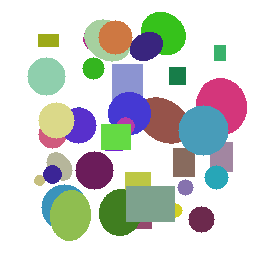
#> input picture data/synthetic/images/synth_00001.png, 256 x 256 px
$ python heuristic.py --image ../../../data/synthetic/images/synth_00001.png
#> lines starting #> are read from the running program, lines starting #| are printed output that depends on the picture; after the words box and inside, x2 and y2 are one past the last pixel; in counts of white or black regions, pixels touching at a corner belong together
"""
heuristic.py — Blob/Contour Baseline Detector
==============================================
Simple image-processing baseline for object separation using:
  - Adaptive thresholding (Gaussian)
  - Morphological operations (opening + closing)
  - Contour detection (RETR_EXTERNAL)
  - Watershed splitting for merged blobs
  - Area-based filtering

This serves as the non-ML baseline to demonstrate limitations
of simple approaches in dense, occluded scenes.

Usage:
    python -m src.baseline.heuristic                         # 10 synthetic samples
    python -m src.baseline.heuristic --image path/to/img.png # single image
"""

import json
import sys
from pathlib import Path
from typing import Any, Dict, List, Optional, Tuple

import cv2
import numpy as np
from scipy.optimize import linear_sum_assignment

# ---- Paths ----
PROJECT_ROOT = Path(__file__).resolve().parent.parent.parent
SYNTHETIC_DIR = PROJECT_ROOT / "data" / "synthetic"


# ====================================================================
# HeuristicDetector
# ====================================================================


class HeuristicDetector:
    """
    Blob/contour-based baseline detector.

    Parameters
    ----------
    block_size : int
        Block size for adaptive thresholding (must be odd).
    C : int
        Constant subtracted from mean in adaptive threshold.
    min_area : int
        Minimum contour area to keep (px²).
    max_area_ratio : float
        Maximum contour area as fraction of total image area.
    watershed_area_thresh : float
        Contours with area > (image_area * this) are split via watershed.
    morph_open_ksize : int
        Kernel size for morphological opening.
    morph_close_ksize : int
        Kernel size for morphological closing.
    distance_thresh_ratio : float
        Fraction of max distance-transform value used as threshold
        for watershed marker generation.
    """

    def __init__(
        self,
        block_size: int = 11,
        C: int = 2,
        min_area: int = 100,
        max_area_ratio: float = 0.5,
        watershed_area_thresh: float = 0.05,
        morph_open_ksize: int = 3,
        morph_close_ksize: int = 5,
        distance_thresh_ratio: float = 0.4,
    ):
        self.block_size = block_size
        self.C = C
        self.min_area = min_area
        self.max_area_ratio = max_area_ratio
        self.watershed_area_thresh = watershed_area_thresh
        self.morph_open_ksize = morph_open_ksize
        self.morph_close_ksize = morph_close_ksize
        self.distance_thresh_ratio = distance_thresh_ratio

    # ----------------------------------------------------------------
    # Public API
    # ----------------------------------------------------------------

    def detect(self, image_path: str) -> List[Tuple[int, int, int, int]]:
        """
        Detect objects and return bounding boxes.

        Parameters
        ----------
        image_path : str
            Path to the input image.

        Returns
        -------
        list of (x1, y1, x2, y2)
            Bounding boxes for detected objects.
        """
        image = self._load_image(image_path)
        if image is None:
            return []
        binary = self._preprocess(image)
        contours = self._find_contours(binary, image)
        boxes = self._contours_to_boxes(contours)
        return boxes

    # [26 lines left out: functions detect_with_masks, detect_from_array, not called in this run]

    # ----------------------------------------------------------------
    # Pipeline Steps
    # ----------------------------------------------------------------

    def _load_image(self, image_path: str) -> Optional[np.ndarray]:
        """Load image as BGR numpy array."""
        img = cv2.imread(str(image_path))
#> img is the input picture: shape (256, 256, 3); mean B, G, R 203.1, 207.4, 203.6
        if img is None:
            print(f"[heuristic] ⚠ Cannot read image: {image_path}")
        return img

    def _preprocess(self, image: np.ndarray) -> np.ndarray:
        """
        Step 1–3: Grayscale → adaptive threshold → morphological ops.
        """
        # 1. Convert to grayscale
        if len(image.shape) == 3:
            gray = cv2.cvtColor(image, cv2.COLOR_BGR2GRAY)
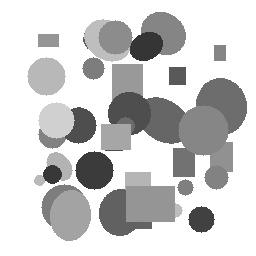
#> gray: shape (256, 256); min 53, max 255, mean 205.7
        else:
            gray = image.copy()

        # 2. Adaptive thresholding (Gaussian)
        binary = cv2.adaptiveThreshold(
            gray,
            255,
            cv2.ADAPTIVE_THRESH_GAUSSIAN_C,
            cv2.THRESH_BINARY_INV,
            blockSize=self.block_size,
            C=self.C,
        )
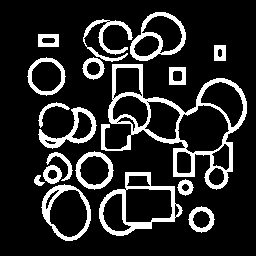
#> binary: shape (256, 256); 15.5% white; 18 white regions, largest, box (x1, y1, x2, y2) and area: (101, 64, 247, 190) 3203, (99, 172, 183, 236) 1264, (130, 12, 186, 61) 787

        # 3. Morphological opening (remove noise) then closing (fill gaps)
        kernel_open = cv2.getStructuringElement(
            cv2.MORPH_ELLIPSE,
            (self.morph_open_ksize, self.morph_open_ksize),
        )
        kernel_close = cv2.getStructuringElement(
            cv2.MORPH_ELLIPSE,
            (self.morph_close_ksize, self.morph_close_ksize),
        )
        binary = cv2.morphologyEx(binary, cv2.MORPH_OPEN, kernel_open)
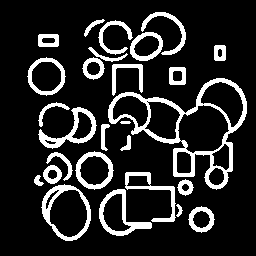
#> binary: shape (256, 256); 15.3% white; 27 white regions, largest, box (x1, y1, x2, y2) and area: (108, 78, 247, 190) 2558, (41, 184, 91, 241) 738, (38, 107, 97, 149) 680
        binary = cv2.morphologyEx(binary, cv2.MORPH_CLOSE, kernel_close)
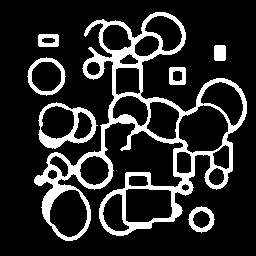
#> binary: shape (256, 256); 16.4% white; 7 white regions

        return binary

    def _find_contours(self, binary: np.ndarray, image: np.ndarray) -> List[np.ndarray]:
        """
        Step 4–6: Find contours, filter by area, watershed-split large blobs.
        """
        h, w = binary.shape[:2]
#> h = 256; w = 256
        image_area = h * w
#> image_area = 65536
        max_area = image_area * self.max_area_ratio
#> max_area = 32768
        watershed_thresh = image_area * self.watershed_area_thresh
#> watershed_thresh = 3276.8

        # Step 4: Find external contours
        contours, _ = cv2.findContours(
            binary, cv2.RETR_EXTERNAL, cv2.CHAIN_APPROX_SIMPLE
        )
#> contours = 7 contours; box (x1, y1, x2, y2) and area: (34, 12, 247, 241) 19579, (38, 102, 98, 149) 1956, (27, 57, 66, 96) 1076, (188, 206, 215, 233) 492, (169, 67, 186, 85) 270, (38, 34, 59, 47) 238, (214, 45, 226, 61) 163

        final_contours = []

        for cnt in contours:
            area = cv2.contourArea(cnt)

            # Step 5: Filter by area
            if area < self.min_area or area > max_area:
                continue

            # Step 6: Watershed split for large merged blobs
            if area > watershed_thresh:
                sub_contours = self._watershed_split(cnt, binary, image)
                if sub_contours:
                    final_contours.extend(sub_contours)
                else:
                    final_contours.append(cnt)
            else:
                final_contours.append(cnt)
#> this loop made 7 passes
#> (area, h in _watershed_split, w in _watershed_split, dist_max in _watershed_split, thresh_val in _watershed_split, num_labels in _watershed_split) on pass 7: (19579, 256, 256, 25.97, 10.39, 9)
#> area on passes 1 to 6: 492, 1956, 270, 1076, 163, 238
#> after the loop, final_contours = 14 contours; largest, box (x1, y1, x2, y2) and area: (99, 13, 246, 172) 8966, (100, 173, 182, 235) 2810, (38, 102, 98, 149) 1956, (42, 185, 90, 240) 1826, (27, 57, 66, 96) 1076
#> in detect, `contours = self._find_contours(binary, image)`: contours has the same summary as final_contours in _find_contours

        return final_contours

    def _watershed_split(
        self, contour: np.ndarray, binary: np.ndarray, image: np.ndarray
    ) -> List[np.ndarray]:
        """
        Apply watershed to split a large merged blob into sub-objects.

        Steps:
          a. Create mask for this contour
          b. Distance transform
          c. Threshold distance map to find seeds
          d. Label connected components as markers
          e. Apply cv2.watershed
          f. Extract sub-contours from watershed regions
        """
        h, w = binary.shape[:2]

        # (a) Mask for this contour only
        mask = np.zeros((h, w), dtype=np.uint8)
        cv2.drawContours(mask, [contour], -1, 255, thickness=cv2.FILLED)

        # (b) Distance transform
        dist = cv2.distanceTransform(mask, cv2.DIST_L2, 5)

        # (c) Threshold to find peaks (foreground markers)
        dist_max = dist.max()
        if dist_max < 1:
            return []
        thresh_val = dist_max * self.distance_thresh_ratio
        _, fg = cv2.threshold(dist, thresh_val, 255, cv2.THRESH_BINARY)
        fg = fg.astype(np.uint8)

        # (d) Label connected components as markers
        num_labels, markers = cv2.connectedComponents(fg)

        # Only split if we found more than 1 region
        if num_labels <= 2:  # 1 = background + 1 foreground = no split needed
            return []

        # Background = 0, shift markers so background is 1
        markers = markers + 1

        # Mark the unknown region (mask boundary) as 0
        unknown = cv2.subtract(mask, fg)
        markers[unknown == 255] = 0

        # (e) Apply watershed
        img_color = (
            image.copy()
            if len(image.shape) == 3
            else cv2.cvtColor(image, cv2.COLOR_GRAY2BGR)
        )
        markers = cv2.watershed(img_color, markers)

        # (f) Extract sub-contours from watershed regions
        sub_contours = []
        for label in range(2, num_labels + 1):  # skip 0 (unknown) and 1 (bg)
            region_mask = np.zeros((h, w), dtype=np.uint8)
            region_mask[markers == label] = 255
            region_contours, _ = cv2.findContours(
                region_mask, cv2.RETR_EXTERNAL, cv2.CHAIN_APPROX_SIMPLE
            )
            for rc in region_contours:
                if cv2.contourArea(rc) >= self.min_area:
                    sub_contours.append(rc)

        return sub_contours

    # ----------------------------------------------------------------
    # Conversion Helpers
    # ----------------------------------------------------------------

    @staticmethod
    def _contours_to_boxes(
        contours: List[np.ndarray],
    ) -> List[Tuple[int, int, int, int]]:
        """Convert contours to (x1, y1, x2, y2) bounding boxes."""
        boxes = []
        for cnt in contours:
            x, y, w, h = cv2.boundingRect(cnt)
            boxes.append((x, y, x + w, y + h))
#> this loop made 14 passes
#> (x, y, w, h) on passes 1 to 12: (188, 206, 27, 27), (38, 102, 60, 47), (169, 67, 17, 18), (27, 57, 39, 39), (214, 45, 12, 16), (38, 34, 21, 13), (99, 13, 147, 159), (83, 58, 21, 21), (174, 149, 20, 27), (76, 152, 37, 37), (52, 155, 19, 22), (205, 169, 23, 20)
#> after the loop, boxes = 14 items, first 6: (188, 206, 215, 233), (38, 102, 98, 149), (169, 67, 186, 85), (27, 57, 66, 96), (214, 45, 226, 61), (38, 34, 59, 47)
        return boxes

    # [11 lines left out: function _contours_to_masks, not called in this run]

    def __repr__(self) -> str:
        return (
            f"HeuristicDetector(block_size={self.block_size}, C={self.C}, "
            f"min_area={self.min_area}, max_area_ratio={self.max_area_ratio})"
        )


# ====================================================================
# Evaluation Utilities
# ====================================================================


# [181 lines left out: functions compute_iou, evaluate_detections, evaluate_on_synthetic, not called in this run]


# ====================================================================
# CLI
# ====================================================================

if __name__ == "__main__":
    import argparse

    parser = argparse.ArgumentParser(
        description="Run heuristic baseline detector",
        formatter_class=argparse.ArgumentDefaultsHelpFormatter,
    )
    parser.add_argument(
        "--image",
        type=str,
        default=None,
        help="Path to a single image to run detection on",
    )
    parser.add_argument(
        "--num_samples",
        type=int,
        default=10,
        help="Number of synthetic samples to evaluate on",
    )
    parser.add_argument(
        "--block_size",
        type=int,
        default=11,
        help="Adaptive threshold block size",
    )
    parser.add_argument(
        "--min_area",
        type=int,
        default=100,
        help="Minimum contour area",
    )
    args = parser.parse_args()

    detector = HeuristicDetector(
        block_size=args.block_size,
        min_area=args.min_area,
    )
    print(f"\n{detector}\n")

    if args.image:
        # Single-image mode
        boxes = detector.detect(args.image)
        print(f"Detected {len(boxes)} objects in {args.image}")
#| Detected 14 objects in ../../../data/synthetic/images/synth_00001.png
        for i, b in enumerate(boxes):
            print(f"  [{i + 1}] x1={b[0]}, y1={b[1]}, x2={b[2]}, y2={b[3]}")
#> this loop made 14 passes
#> b on passes 1 to 12: (188, 206, 215, 233), (38, 102, 98, 149), (169, 67, 186, 85), (27, 57, 66, 96), (214, 45, 226, 61), (38, 34, 59, 47), (99, 13, 246, 172), (83, 58, 104, 79), (174, 149, 194, 176), (76, 152, 113, 189), (52, 155, 71, 177), (205, 169, 228, 189)
#|   [1] x1=188, y1=206, x2=215, y2=233
#|   [2] x1=38, y1=102, x2=98, y2=149
#|   [3] x1=169, y1=67, x2=186, y2=85
#|   [4] x1=27, y1=57, x2=66, y2=96
#|   [5] x1=214, y1=45, x2=226, y2=61
#|   [6] x1=38, y1=34, x2=59, y2=47
#|   [7] x1=99, y1=13, x2=246, y2=172
#|   [8] x1=83, y1=58, x2=104, y2=79
#> (further printed lines are left out)
    else:
        # Evaluate on synthetic samples
        print(f"Evaluating on {args.num_samples} synthetic images…\n")
        results = evaluate_on_synthetic(detector, num_samples=args.num_samples)

        if not results:
            sys.exit(1)

        # Print per-image results
        print(
            f"{'Image':<22} {'GT':>4} {'Pred':>5} {'CntErr':>7} "
            f"{'Prec':>6} {'Rec':>6} {'F1':>6} {'mIoU':>6}"
        )
        print("─" * 70)

        for r in results:
            print(
                f"{r['image']:<22} {r['num_gt']:>4} {r['num_predicted']:>5} "
                f"{r['count_error']:>7} {r['precision']:>6.3f} {r['recall']:>6.3f} "
                f"{r['f1']:>6.3f} {r['mean_iou']:>6.3f}"
            )

        # Averages
        print("─" * 70)
        avg_keys = ["count_error", "precision", "recall", "f1", "mean_iou"]
        avgs = {k: np.mean([r[k] for r in results]) for k in avg_keys}
        print(
            f"{'AVERAGE':<22} {'':>4} {'':>5} "
            f"{avgs['count_error']:>7.1f} {avgs['precision']:>6.3f} "
            f"{avgs['recall']:>6.3f} {avgs['f1']:>6.3f} {avgs['mean_iou']:>6.3f}"
        )
        print()

$ run again, on data/synthetic/images/synth_00013.png
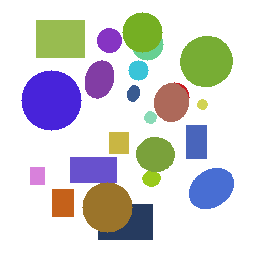
#> input picture data/synthetic/images/synth_00013.png, 256 x 256 px
#> in _load_image, img is the input picture: shape (256, 256, 3); mean B, G, R 212.5, 211.8, 211.7
#> in _preprocess, `binary = cv2.adaptiveThreshold( gray, 255, cv2.ADAPTIVE_THRESH_GAUSSIA..`:
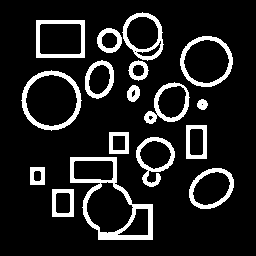
#> binary: shape (256, 256); 12.8% white; 17 white regions, largest, box (x1, y1, x2, y2) and area: (70, 157, 153, 240) 1577, (21, 70, 82, 131) 820, (180, 36, 233, 87) 651
#> in _preprocess, `binary = cv2.morphologyEx(binary, cv2.MORPH_CLOSE, kernel_close)`:
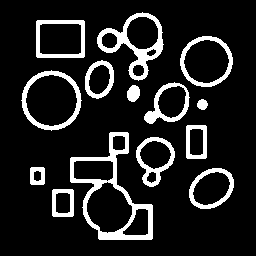
#> binary: shape (256, 256); 13.1% white; 14 white regions
#> in _find_contours, `contours, _ = cv2.findContours( binary, cv2.RETR_EXTERNAL, cv2.CHAIN_A..`: contours = 14 contours; largest, box (x1, y1, x2, y2) and area: (70, 132, 153, 240) 4602, (21, 70, 82, 131) 2736, (97, 12, 164, 81) 2248, (180, 36, 233, 87) 2044, (36, 20, 85, 58) 1774
#> the loop in _find_contours, `for cnt in contours:` made 14 passes
#> (area, h in _watershed_split, w in _watershed_split, dist_max in _watershed_split, thresh_val in _watershed_split, num_labels in _watershed_split) on pass 5: (4602, 256, 256, 24.77, 9.91, 3)
#> after the loop in _find_contours, `for cnt in contours:`: final_contours = 14 contours; largest, box (x1, y1, x2, y2) and area: (71, 158, 152, 239) 3615, (21, 70, 82, 131) 2736, (97, 12, 164, 81) 2248, (180, 36, 233, 87) 2044, (36, 20, 85, 58) 1774
#> in detect, `contours = self._find_contours(binary, image)`: contours has the same summary as final_contours in _find_contours
#> the loop in _contours_to_boxes, `for cnt in contours:` made 14 passes
#> (x, y, w, h) on passes 1 to 8: (52, 189, 22, 28), (189, 168, 45, 41), (30, 167, 15, 18), (136, 137, 39, 50), (110, 133, 18, 20), (71, 158, 81, 81), (186, 125, 21, 34), (127, 85, 13, 17)
#> after the loop in _contours_to_boxes, `for cnt in contours:`: boxes = 14 items, first 6: (52, 189, 74, 217), (189, 168, 234, 209), (30, 167, 45, 185), (136, 137, 175, 187), (110, 133, 128, 153), (71, 158, 152, 239)
#| Detected 14 objects in ../../../data/synthetic/images/synth_00013.png
#> the loop `for i, b in enumerate(boxes):` made 14 passes
#> (printed output is left out)

$ run again, on data/synthetic/images/synth_00028.png
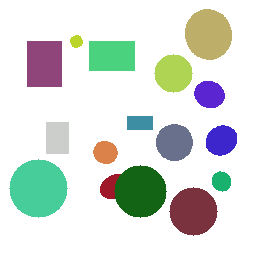
#> input picture data/synthetic/images/synth_00028.png, 256 x 256 px
#> in _load_image, img is the input picture: shape (256, 256, 3); mean B, G, R 217.4, 223.2, 216.6
#> in _preprocess, `gray = cv2.cvtColor(image, cv2.COLOR_BGR2GRAY)`:
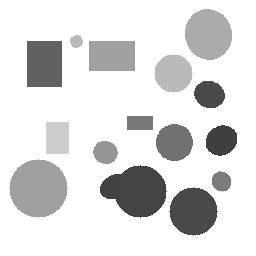
#> gray: shape (256, 256); min 64, max 255, mean 220.6
#> in _preprocess, `binary = cv2.adaptiveThreshold( gray, 255, cv2.ADAPTIVE_THRESH_GAUSSIA..`:
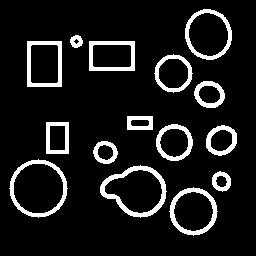
#> binary: shape (256, 256); 10.3% white; 15 white regions, largest, box (x1, y1, x2, y2) and area: (100, 165, 167, 218) 814, (9, 159, 68, 218) 696, (169, 187, 218, 236) 624
#> in _find_contours, `contours, _ = cv2.findContours( binary, cv2.RETR_EXTERNAL, cv2.CHAIN_A..`: contours = 15 contours; largest, box (x1, y1, x2, y2) and area: (9, 159, 68, 218) 2546, (100, 165, 167, 218) 2359, (185, 9, 232, 60) 1809, (169, 187, 218, 236) 1726, (27, 41, 62, 87) 1528
#> the loop in _find_contours, `for cnt in contours:` made 15 passes
#> area on passes 1 to 8: 1726, 279, 2359, 2546, 412, 706, 1025, 680
#> after the loop in _find_contours, `for cnt in contours:`: final_contours has the same summary as contours
#> the loop in _contours_to_boxes, `for cnt in contours:` made 15 passes
#> (x, y, w, h) on passes 1 to 8: (169, 187, 49, 49), (212, 171, 19, 21), (100, 165, 67, 53), (9, 159, 59, 59), (93, 141, 25, 23), (206, 125, 31, 31), (156, 124, 37, 37), (46, 122, 23, 32)
#> after the loop in _contours_to_boxes, `for cnt in contours:`: boxes = 15 items, first 6: (169, 187, 218, 236), (212, 171, 231, 192), (100, 165, 167, 218), (9, 159, 68, 218), (93, 141, 118, 164), (206, 125, 237, 156)
#| Detected 15 objects in ../../../data/synthetic/images/synth_00028.png
#> the loop `for i, b in enumerate(boxes):` made 15 passes
#> (printed output is left out)

$ run again, on data/synthetic/images/synth_00076.png
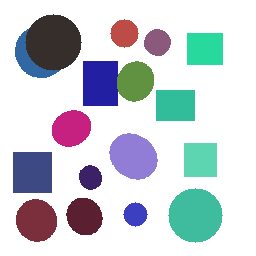
#> input picture data/synthetic/images/synth_00076.png, 256 x 256 px
#> in _load_image, img is the input picture: shape (256, 256, 3); mean B, G, R 214, 207.7, 201.8
#> in _preprocess, `binary = cv2.adaptiveThreshold( gray, 255, cv2.ADAPTIVE_THRESH_GAUSSIA..`:
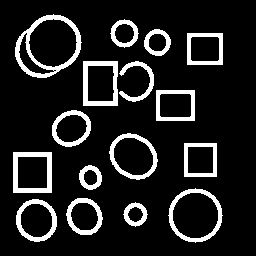
#> binary: shape (256, 256); 12.7% white; 16 white regions, largest, box (x1, y1, x2, y2) and area: (15, 14, 82, 78) 1052, (13, 152, 52, 193) 700, (83, 61, 118, 106) 682
#> in _preprocess, `binary = cv2.morphologyEx(binary, cv2.MORPH_CLOSE, kernel_close)`:
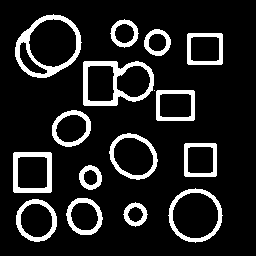
#> binary: shape (256, 256); 12.8% white; 16 white regions (1 under 20 px)
#> in _find_contours, `contours, _ = cv2.findContours( binary, cv2.RETR_EXTERNAL, cv2.CHAIN_A..`: contours = 16 contours, 1 with area under 20; largest, box (x1, y1, x2, y2) and area: (15, 14, 82, 78) 3048, (83, 61, 154, 106) 2662, (168, 188, 223, 243) 2212, (109, 133, 158, 180) 1648, (13, 152, 52, 193) 1518
#> the loop in _find_contours, `for cnt in contours:` made 16 passes
#> area on passes 1 to 8: 408, 1317, 1012.5, 2212, 410.5, 1518, 1054, 1648
#> after the loop in _find_contours, `for cnt in contours:`: final_contours = 15 contours; largest, box (x1, y1, x2, y2) and area: (15, 14, 82, 78) 3048, (83, 61, 154, 106) 2662, (168, 188, 223, 243) 2212, (109, 133, 158, 180) 1648, (13, 152, 52, 193) 1518
#> in detect, `contours = self._find_contours(binary, image)`: contours has the same summary as final_contours in _find_contours
#> the loop in _contours_to_boxes, `for cnt in contours:` made 15 passes
#> (x, y, w, h) on passes 1 to 8: (123, 202, 25, 25), (16, 199, 41, 43), (66, 198, 37, 37), (168, 188, 55, 55), (79, 165, 23, 25), (13, 152, 39, 41), (184, 143, 33, 34), (109, 133, 49, 47)
#> after the loop in _contours_to_boxes, `for cnt in contours:`: boxes = 15 items, first 6: (123, 202, 148, 227), (16, 199, 57, 242), (66, 198, 103, 235), (168, 188, 223, 243), (79, 165, 102, 190), (13, 152, 52, 193)
#| Detected 15 objects in ../../../data/synthetic/images/synth_00076.png
#> the loop `for i, b in enumerate(boxes):` made 15 passes
#> (printed output is left out)
